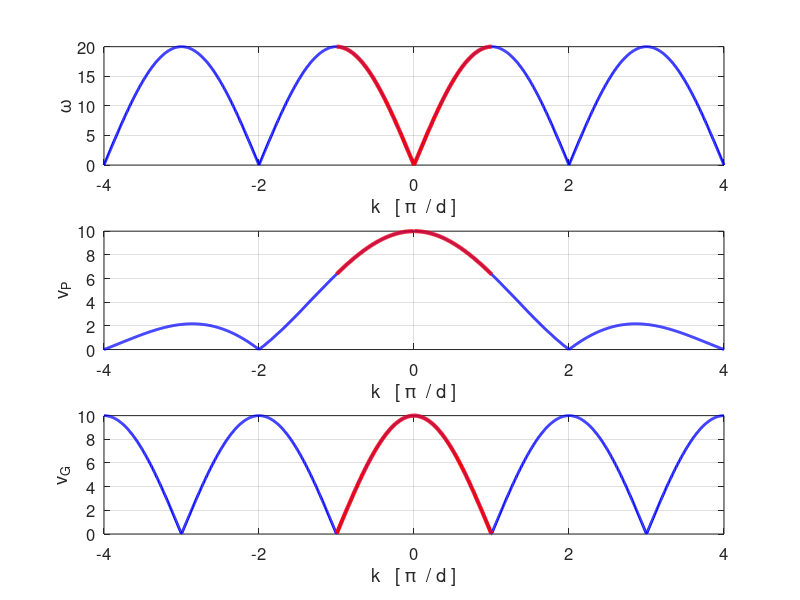
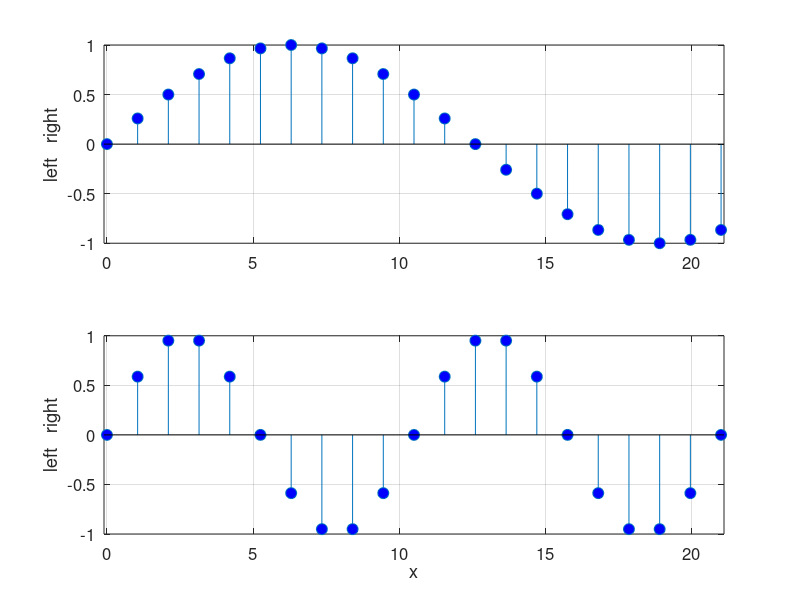
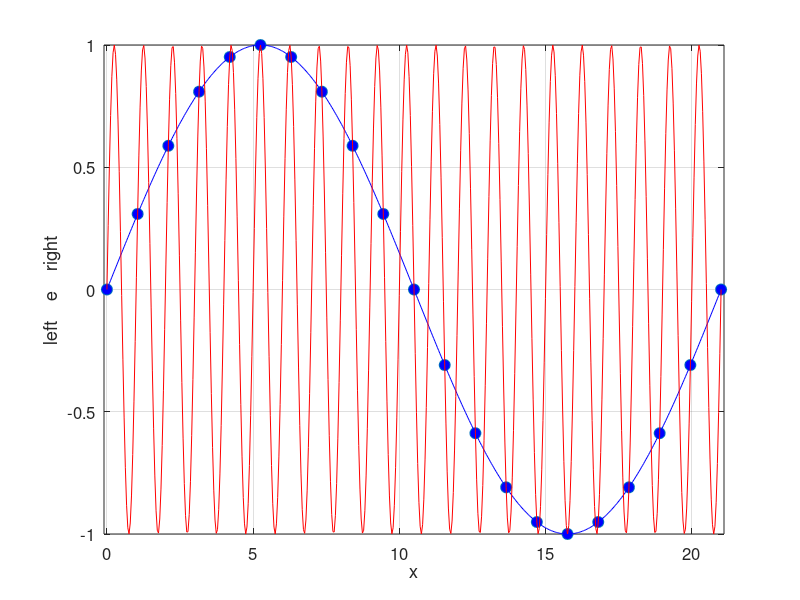

Recreate these plots in MATLAB, in order.
% oscC00NB.m
% 190524  Matlab 2018b

% SIMULATION OF THE MOTION OF N COUPLED OSCILLATORS
% DYNAMICS OF CRYSTAL LATTICES
% All parameters are changed within the Script
% [default values and units]

% DOING PHYSICS ONLINE 
%    ../mphome.htm
% Scripts
%     http://www.physics.usyd.edu.au/teach_res/mp/mscripts/
% Documentation
%    http://www.physics.usyd.edu.au/teach_res/mp/doc/oscC00NA.htm
% Ian Cooper  ian.cooper@sydney.edu.au
% School of Physics, University of Sydney


clear
close all
clc

% SETUP ===============================================================
% spring costants kS  [10]
   kS = 10;
% mass of atoms or particles m  [0.1]
   m = 0.1;
% separation distance d bewtween atoms or particles  [1]   
   d = 1;
% Parameters for propagation constant k
   kMin = -3.9999; kMax = 3.9999; kN = 1501;

   
% CALCULATIONS ========================================================
% Max angular frequency
   omega0 = sqrt(4*kS/m);
% Max GROUP velcoity   
   v0 = d*sqrt(kS/m);   

% Propagation constant k [units: pi/d]   
   n = linspace(kMin,kMax,kN);
   k = n.*pi/d;
% Brillouin zone
   n1 = find(n>-1,1); n2 = find(n>1,1);
   
% Wavelength   lambda  
   lambda = 2*pi./k;

% Angular frequency of propagating wave
   omega = omega0 .* abs( sin(n*pi/2) );
% Phase velocity  vP
   vP = abs( (omega)./(k) );
% Group Velocity
   vG = v0 .* abs( cos(n*pi/2) );

   
% ATOMIC DISPLACEMENTS
% Number of atoms N
   N = 21;
% X axis
   x = linspace(0,N*d,N);
% Wavelengths
  wL1 = 1.2*N*d; wL2 = d/2;
% Atomic displacements
   e1 = sin(2*pi*x/wL1);
   e2 = sin(2*pi*x/wL2);
   
% Single set of displacements
  Ls = N*d;
  es = sin(2*pi*x/Ls);

  xs = linspace(0,N*d,501);
  Ls1 = N*d;
  es1 = sin(2*pi*xs/Ls1);
  
  Ls2 = d;
  es2 = sin(2*pi*xs/Ls2);
  
  
  
% GRA{HICS ============================================================   
figure(1)
   pos = [0.02 0.2 0.3 0.4];
   set(gcf,'Units','normalized');
   set(gcf,'Position',pos);

subplot(3,1,1)
   xP = n; yP = omega;
   plot(xP,yP,'b','linewidth',2)
   hold on
   xP = n(n1:n2); yP = omega(n1:n2);
   plot(xP,yP,'r','linewidth',3)
   
   grid on
   set(gca,'fontsize',12)
   xlabel('k   [ \pi  / d ]')
   ylabel('\omega')
   
subplot(3,1,2)
   xP = n; yP = vP;
   plot(xP,yP,'b','linewidth',2)
   hold on
   xP = n(n1:n2); yP = vP(n1:n2);
   plot(xP,yP,'r','linewidth',3)
   
   grid on
   set(gca,'fontsize',12)
   xlabel('k   [ \pi  / d ]')
   ylabel('v_P')

subplot(3,1,3)
   xP = n; yP = vG;
   plot(xP,yP,'b','linewidth',2)
   hold on
   xP = n(n1:n2); yP = vG(n1:n2);
   plot(xP,yP,'r','linewidth',3)
   
   grid on
   set(gca,'fontsize',12)
   xlabel('k   [ \pi  / d ]')
   ylabel('v_G')
 

figure(2)
   pos = [0.34 0.2 0.3 0.3];
   set(gcf,'Units','normalized');
   set(gcf,'Position',pos);
 
   subplot(2,1,1)
   xP = x; yP = e1;
   hPlot = stem(xP,yP,'o');
   set(hPlot,'markersize',8,'markerfacecolor','b')
   grid on
   xlim([-0.1 21.1])
   set(gca,'fontsize',12)
   ylabel('left   right')
   
   subplot(2,1,2)
   xP = x; yP = e2;
   hPlot = stem(xP,yP,'o');
   set(hPlot,'markersize',8,'markerfacecolor','b')
   grid on
   xlim([-0.1 21.1])
   set(gca,'fontsize',12)
   xlabel('x')
   ylabel('left   right')
   
figure(3)
   pos = [0.68 0.2 0.3 0.3];
   set(gcf,'Units','normalized');
   set(gcf,'Position',pos);
 
   
   xP = x; yP = es;
   hPlot = plot(xP,yP,'o');
   set(hPlot,'markersize',8,'markerfacecolor','b')
   hold on
   
   xP = xs; yP = es1;
   plot(xP,yP,'b')
   
   yP = es2;
   plot(xP,yP,'r')
      
   grid on
   xlim([-0.1 21.1])
   set(gca,'fontsize',12)
   ylabel('left    e    right')   
   xlabel('x')
